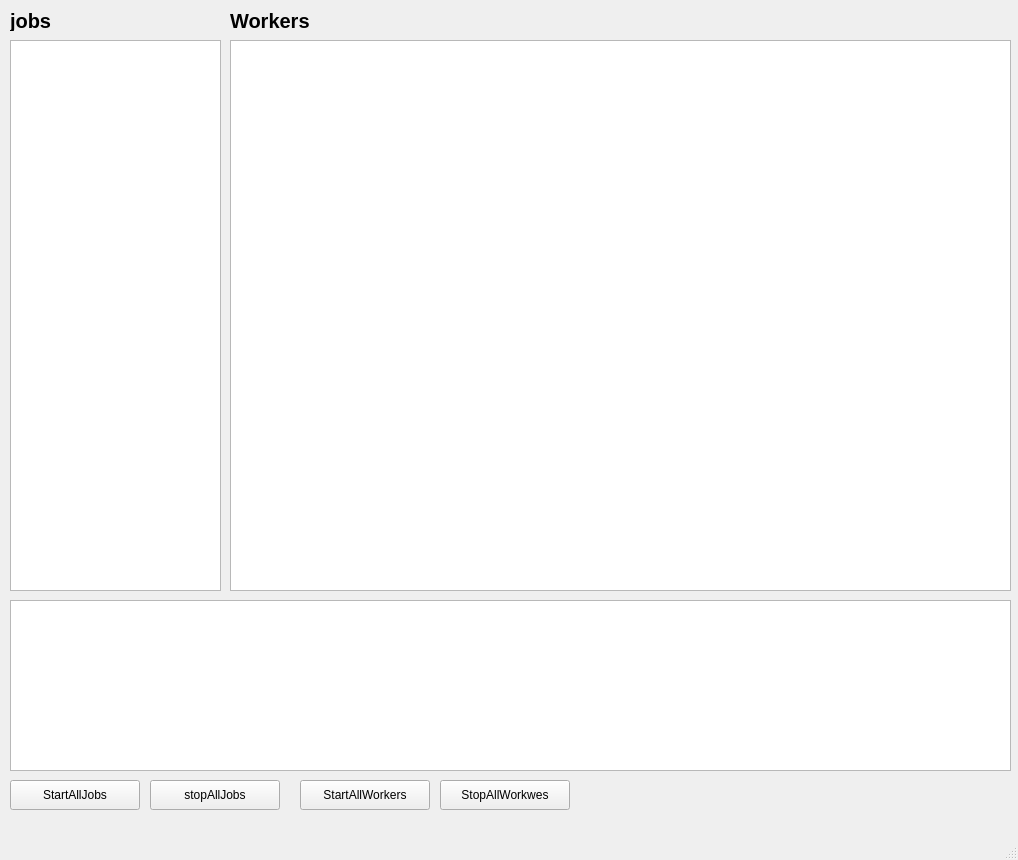
<?xml version="1.0" encoding="UTF-8"?>
<ui version="4.0">
 <class>J_serverWin</class>
 <widget class="QMainWindow" name="J_serverWin">
  <property name="geometry">
   <rect>
    <x>0</x>
    <y>0</y>
    <width>1018</width>
    <height>860</height>
   </rect>
  </property>
  <property name="windowTitle">
   <string>MainWindow</string>
  </property>
  <widget class="QWidget" name="centralwidget">
   <widget class="QPushButton" name="pushButton_startAllJob">
    <property name="geometry">
     <rect>
      <x>10</x>
      <y>780</y>
      <width>130</width>
      <height>30</height>
     </rect>
    </property>
    <property name="text">
     <string>StartAllJobs</string>
    </property>
   </widget>
   <widget class="QPushButton" name="pushButton_stopAllJob">
    <property name="geometry">
     <rect>
      <x>150</x>
      <y>780</y>
      <width>130</width>
      <height>30</height>
     </rect>
    </property>
    <property name="text">
     <string>stopAllJobs</string>
    </property>
   </widget>
   <widget class="QPushButton" name="pushButton_startAllWorker">
    <property name="geometry">
     <rect>
      <x>300</x>
      <y>780</y>
      <width>130</width>
      <height>30</height>
     </rect>
    </property>
    <property name="text">
     <string>StartAllWorkers</string>
    </property>
   </widget>
   <widget class="QTableView" name="tableView_worker">
    <property name="geometry">
     <rect>
      <x>230</x>
      <y>40</y>
      <width>781</width>
      <height>551</height>
     </rect>
    </property>
   </widget>
   <widget class="QListView" name="listView_job">
    <property name="geometry">
     <rect>
      <x>10</x>
      <y>40</y>
      <width>211</width>
      <height>551</height>
     </rect>
    </property>
   </widget>
   <widget class="QLabel" name="label">
    <property name="geometry">
     <rect>
      <x>10</x>
      <y>10</y>
      <width>211</width>
      <height>21</height>
     </rect>
    </property>
    <property name="font">
     <font>
      <pointsize>15</pointsize>
      <weight>75</weight>
      <bold>true</bold>
     </font>
    </property>
    <property name="text">
     <string>jobs</string>
    </property>
   </widget>
   <widget class="QLabel" name="label_2">
    <property name="geometry">
     <rect>
      <x>230</x>
      <y>10</y>
      <width>211</width>
      <height>21</height>
     </rect>
    </property>
    <property name="font">
     <font>
      <pointsize>15</pointsize>
      <weight>75</weight>
      <bold>true</bold>
     </font>
    </property>
    <property name="text">
     <string>Workers</string>
    </property>
   </widget>
   <widget class="QListView" name="listView_log">
    <property name="geometry">
     <rect>
      <x>10</x>
      <y>600</y>
      <width>1001</width>
      <height>171</height>
     </rect>
    </property>
   </widget>
   <widget class="QPushButton" name="pushButton_stopAllWorker">
    <property name="geometry">
     <rect>
      <x>440</x>
      <y>780</y>
      <width>130</width>
      <height>30</height>
     </rect>
    </property>
    <property name="text">
     <string>StopAllWorkwes</string>
    </property>
   </widget>
  </widget>
  <widget class="QMenuBar" name="menubar">
   <property name="geometry">
    <rect>
     <x>0</x>
     <y>0</y>
     <width>1018</width>
     <height>23</height>
    </rect>
   </property>
  </widget>
  <widget class="QStatusBar" name="statusbar"/>
 </widget>
 <resources/>
 <connections/>
</ui>
